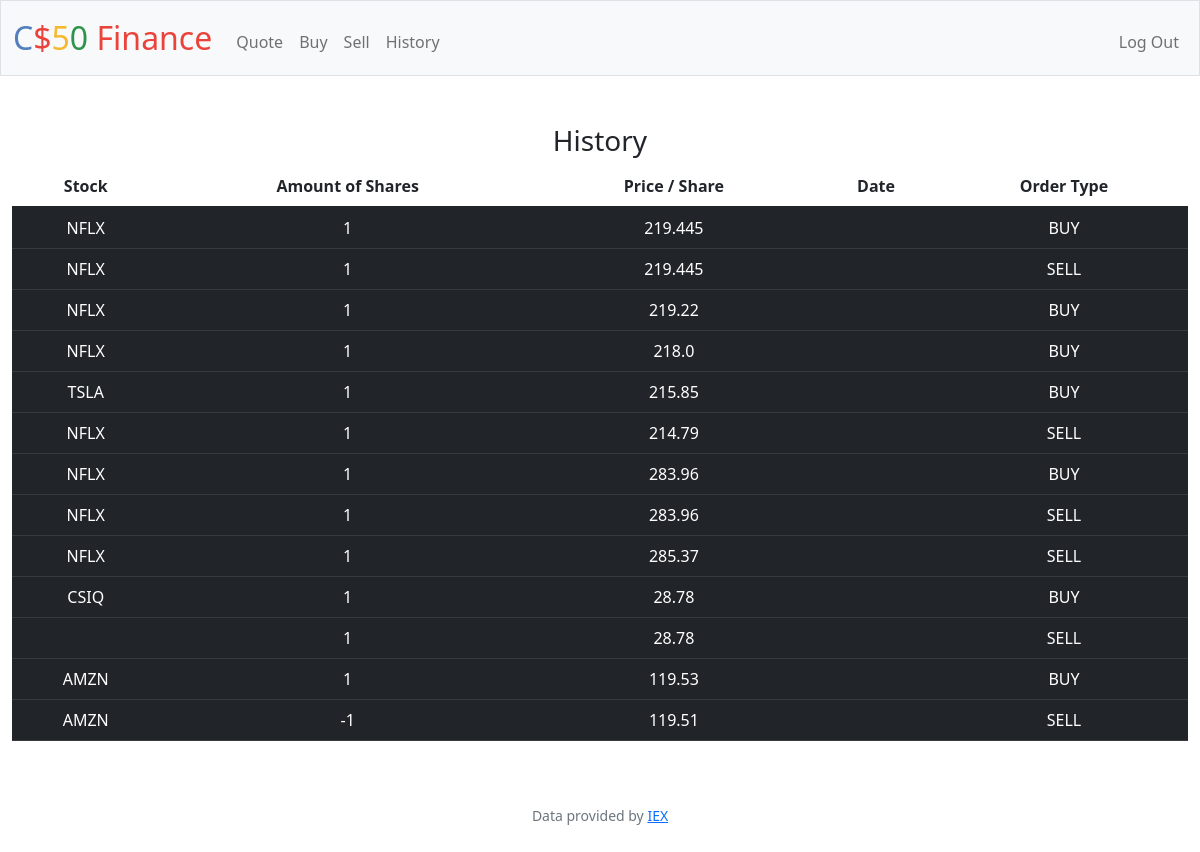
Page /history (signed in) on the earlier database version.
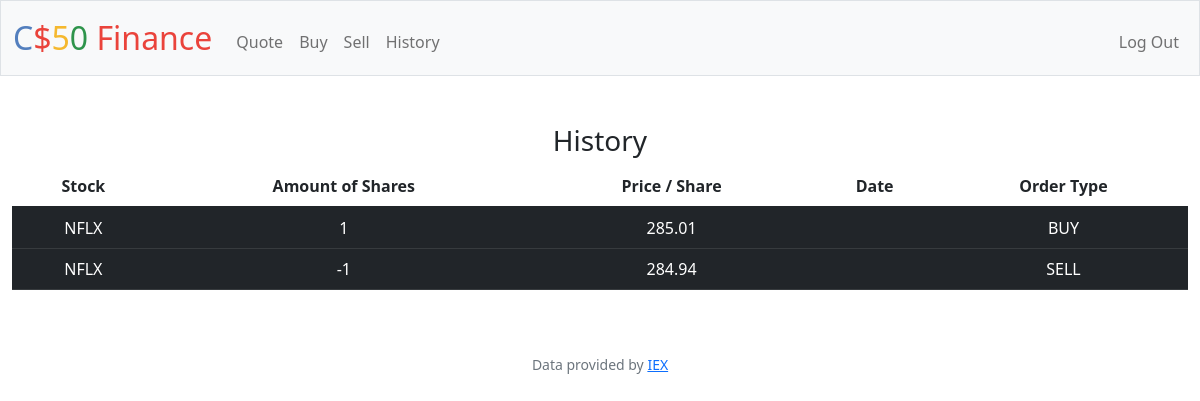
Same page on the later database version.
### tables this page shows
CREATE TABLE 'Purchases' ('symbol' TEXT, 'shares' INTEGER, 'price' REAL, 'id'  INTEGER PRIMARY KEY  , 'user_id' INTEGER, 'type' TEXT);

### app.py (the view)
@app.route("/history")
@login_required
def history():
    if request.method == "GET":
        user_id = session["user_id"]
        purchases_db = db.execute("SELECT * FROM purchases WHERE user_id = ?", user_id)
        return render_template("history.html", database=purchases_db)

### app.py (called while the page is built)
@app.after_request
def after_request(response):
    response.headers["Cache-Control"] = "no-cache, no-store, must-revalidate"
    response.headers["Expires"] = 0
    response.headers["Pragma"] = "no-cache"
    return response

### helpers.py (called while the page is built)
def login_required(f):
    @wraps(f)
    def decorated_function(*args, **kwargs):
        if session.get("user_id") is None:
            return redirect("/login")
        return f(*args, **kwargs)
    return decorated_function

### templates/history.html (shortened to what this page needs)
{% extends "layout.html" %}
{% block main %}
<h3>History</h3>
<div class="section" >
 <table class="table table-striped-columns">
    <thead>
        <tr>
            <th scope="col">Stock</th>
            <th cope="col">Amount of Shares</th>
            <th scope="col">Price / Share</th>
            <th scope="col">Date</th>
            <th scope="col">Order Type</th>
        </tr>
    </thead>
    <tbody>
        {% for row in database %}
        <tr class="table-dark">
            <td class="table-dark"> {{ row["symbol"] }} </td>
            <td class="table-dark"> {{ row["shares"] }} </td>
            <td class="table-dark"> {{ row["price"] }} </td>
            <td class="table-dark"> {{ row["date"] }} </td>
            <td class="table-dark"> {{ row["type"] }} </td>
        </tr>
        {% endfor %}
    </tbody>
    </table>
 </div>
{% endblock %}

Differences in the rows shown:
removed Purchases: symbol "NFLX", shares "1", price "219.22", type "BUY"
removed Purchases: symbol "NFLX", shares "1", price "218.0", type "BUY"
removed Purchases: symbol "TSLA", shares "1", price "215.85", type "BUY"
removed Purchases: symbol "NFLX", shares "1", price "214.79", type "SELL"
removed Purchases: symbol "NFLX", shares "1", price "283.96", type "BUY"
removed Purchases: symbol "NFLX", shares "1", price "283.96", type "SELL"
removed Purchases: symbol "NFLX", shares "1", price "285.37", type "SELL"
removed Purchases: symbol "CSIQ", shares "1", price "28.78", type "BUY"
removed Purchases: shares "1", price "28.78", type "SELL"
removed Purchases: symbol "AMZN", shares "1", price "119.53", type "BUY"
removed Purchases: symbol "AMZN", shares "-1", price "119.51", type "SELL"
changed Purchases "BUY": price "219.445" → "285.01"
changed Purchases "SELL": shares "1" → "-1"; price "219.445" → "284.94"
